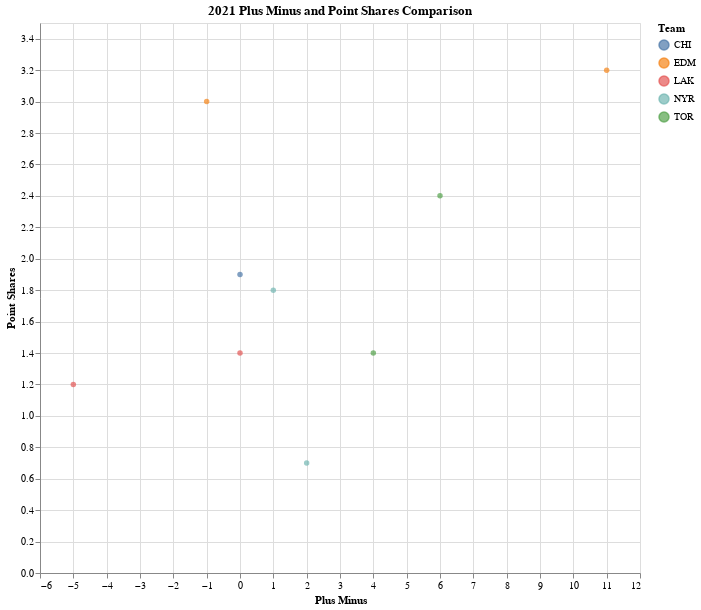

The notebook cell this image was saved under:
### Markdown cell above
What are we seeing here? A couple things quickly stand out based on looking at just Goals and Assists:
* Edmonton's duo are outpacing everyone, putting up 17 G and 34 A - looking like they're going to be off the chart soon
* It's slightly unfair to Patrick Kane, who is currently solely responsible for representing Chicago here. Given Jonathan Toews' injury, we may not see a fair representation of that duo. Despite that, Patrick Kane is still putting up 17 PTS
* We have two defensemen in this group, Drew Doughty and Jacob Trouba, who won't contribute to the offense in the same way as the rest of the group

### Code cell
#hide_input

hover = alt.selection_single(
    on='mouseover',  # select on mouseover
    nearest=True,    # select nearest point to mouse cursor
    empty='none'     # empty selection should match nothing
)

click = alt.selection_multi(
    empty='none' # empty selection matches no points
)

# scatter plot encodings shared by all marks
plot = alt.Chart(ChartDF).mark_circle().encode(
    x=alt.X('+/-:Q', axis=alt.Axis(title='Plus Minus')),
    y=alt.Y('PS:Q', axis=alt.Axis(title='Point Shares')),
    tooltip=['+/-:Q', 'PS:Q'],
    color= alt.Color("Tm", legend = alt.Legend(title = "Team"))
).properties(
    title = "2021 Plus Minus and Point Shares Comparison"
) 
    
# shared base for new layers
base = plot.transform_filter(
    hover | click # filter to points in either selection
)

# layer scatter plot points, halo annotations, and title labels
alt.layer(
    plot.add_selection(hover).add_selection(click).add_selection(alt.selection_interval(bind='scales')),
    base.mark_point(size=100, stroke='firebrick', strokeWidth=1),
    base.mark_text(dx=4, dy=-8, align='right', stroke='white', strokeWidth=2).encode(text='Player:N'),
    base.mark_text(dx=4, dy=-8, align='right').encode(text='Player:N'),
    data=ChartDF
).properties(
    width=600,
    height=550
)

### Figure 1 — Vega-Lite specification as saved in the notebook (floating-point values rounded to 4 significant figures)
{"config": {"view": {"continuousWidth": 400, "continuousHeight": 300}}, "layer": [{"mark": "circle", "encoding": {"color": {"type": "nominal", "field": "Tm", "legend": {"title": "Team"}}, "tooltip": [{"type": "quantitative", "field": "+/-"}, {"type": "quantitative", "field": "PS"}], "x": {"type": "quantitative", "axis": {"title": "Plus Minus"}, "field": "+/-"}, "y": {"type": "quantitative", "axis": {"title": "Point Shares"}, "field": "PS"}}, "selection": {"selector004": {"type": "single", "on": "mouseover", "nearest": true, "empty": "none"}, "selector005": {"type": "multi", "empty": "none"}, "selector006": {"type": "interval", "bind": "scales"}}, "title": "2021 Plus Minus and Point Shares Comparison"}, {"mark": {"type": "point", "size": 100, "stroke": "firebrick", "strokeWidth": 1}, "encoding": {"color": {"type": "nominal", "field": "Tm", "legend": {"title": "Team"}}, "tooltip": [{"type": "quantitative", "field": "+/-"}, {"type": "quantitative", "field": "PS"}], "x": {"type": "quantitative", "axis": {"title": "Plus Minus"}, "field": "+/-"}, "y": {"type": "quantitative", "axis": {"title": "Point Shares"}, "field": "PS"}}, "title": "2021 Plus Minus and Point Shares Comparison", "transform": [{"filter": {"selection": {"or": ["selector004", "selector005"]}}}]}, {"mark": {"type": "text", "align": "right", "dx": 4, "dy": -8, "stroke": "white", "strokeWidth": 2}, "encoding": {"color": {"type": "nominal", "field": "Tm", "legend": {"title": "Team"}}, "text": {"type": "nominal", "field": "Player"}, "tooltip": [{"type": "quantitative", "field": "+/-"}, {"type": "quantitative", "field": "PS"}], "x": {"type": "quantitative", "axis": {"title": "Plus Minus"}, "field": "+/-"}, "y": {"type": "quantitative", "axis": {"title": "Point Shares"}, "field": "PS"}}, "title": "2021 Plus Minus and Point Shares Comparison", "transform": [{"filter": {"selection": {"or": ["selector004", "selector005"]}}}]}, {"mark": {"type": "text", "align": "right", "dx": 4, "dy": -8}, "encoding": {"color": {"type": "nominal", "field": "Tm", "legend": {"title": "Team"}}, "text": {"type": "nominal", "field": "Player"}, "tooltip": [{"type": "quantitative", "field": "+/-"}, {"type": "quantitative", "field": "PS"}], "x": {"type": "quantitative", "axis": {"title": "Plus Minus"}, "field": "+/-"}, "y": {"type": "quantitative", "axis": {"title": "Point Shares"}, "field": "PS"}}, "title": "2021 Plus Minus and Point Shares Comparison", "transform": [{"filter": {"selection": {"or": ["selector004", "selector005"]}}}]}], "data": {"name": "data-e79bff10ed17024ee630b1932ef148ec"}, "height": 550, "width": 600, "$schema": "https://vega.github.io/schema/vega-lite/v4.8.1.json", "datasets": {"data-e79bff10ed17024ee630b1932ef148ec": [{"Rk": 160, "Player": "Drew Doughty", "Age": 31, "Tm": "LAK", "Pos": "D", "GP": 12, "G": 3, "A": 5, "PTS": 8, "+/-": -5, "PIM": 4, "PS": 1.2, "EV": 1, "PP": 2, "SH": 0, "GW": 0, "EV.1": 2, "PP.1": 3, "SH.1": 0, "S": 21, "S%": 14.3, "TOI": 323, "ATOI": "26:55", "BLK": 23, "HIT": 15, "FOW": 0, "FOL": 0, "FO%": null}, {"Rk": 163, "Player": "Leon Draisaitl", "Age": 25, "Tm": "EDM", "Pos": "C", "GP": 15, "G": 8, "A": 17, "PTS": 25, "+/-": 11, "PIM": 4, "PS": 3.2, "EV": 3, "PP": 4, "SH": 1, "GW": 3, "EV.1": 12, "PP.1": 5, "SH.1": 0, "S": 43, "S%": 18.6, "TOI": 333, "ATOI": "22:10", "BLK": 7, "HIT": 11, "FOW": 173, "FOL": 122, "FO%": 58.6}, {"Rk": 343, "Player": "Patrick Kane", "Age": 32, "Tm": "CHI", "Pos": "RW", "GP": 14, "G": 6, "A": 11, "PTS": 17, "+/-": 0, "PIM": 8, "PS": 1.9, "EV": 5, "PP": 1, "SH": 0, "GW": 0, "EV.1": 6, "PP.1": 5, "SH.1": 0, "S": 52, "S%": 11.5, "TOI": 308, "ATOI": "21:58", "BLK": 7, "HIT": 3, "FOW": 0, "FOL": 0, "FO%": null}, {"Rk": 368, "Player": "Anze Kopitar", "Age": 33, "Tm": "LAK", "Pos": "C", "GP": 12, "G": 3, "A": 12, "PTS": 15, "+/-": 0, "PIM": 2, "PS": 1.4, "EV": 3, "PP": 0, "SH": 0, "GW": 1, "EV.1": 4, "PP.1": 8, "SH.1": 0, "S": 28, "S%": 10.7, "TOI": 265, "ATOI": "22:05", "BLK": 8, "HIT": 13, "FOW": 137, "FOL": 116, "FO%": 54.2}, {"Rk": 449, "Player": "Auston Matthews", "Age": 23, "Tm": "TOR", "Pos": "C", "GP": 12, "G": 11, "A": 4, "PTS": 15, "+/-": 6, "PIM": 2, "PS": 2.4, "EV": 8, "PP": 3, "SH": 0, "GW": 5, "EV.1": 4, "PP.1": 0, "SH.1": 0, "S": 52, "S%": 21.2, "TOI": 264, "ATOI": "21:58", "BLK": 11, "HIT": 19, "FOW": 116, "FOL": 101, "FO%": 53.5}, {"Rk": 457, "Player": "Connor McDavid", "Age": 24, "Tm": "EDM", "Pos": "C", "GP": 15, "G": 9, "A": 18, "PTS": 27, "+/-": -1, "PIM": 10, "PS": 3.0, "EV": 5, "PP": 4, "SH": 0, "GW": 3, "EV.1": 11, "PP.1": 7, "SH.1": 0, "S": 54, "S%": 16.7, "TOI": 337, "ATOI": "22:28", "BLK": 6, "HIT": 18, "FOW": 101, "FOL": 100, "FO%": 50.2}, {"Rk": 525, "Player": "Artemi Panarin", "Age": 29, "Tm": "NYR", "Pos": "LW", "GP": 11, "G": 5, "A": 10, "PTS": 15, "+/-": 1, "PIM": 0, "PS": 1.8, "EV": 3, "PP": 2, "SH": 0, "GW": 0, "EV.1": 6, "PP.1": 4, "SH.1": 0, "S": 33, "S%": 15.2, "TOI": 235, "ATOI": "21:19", "BLK": 0, "HIT": 5, "FOW": 0, "FOL": 1, "FO%": 0.0}, {"Rk": 674, "Player": "John Tavares", "Age": 30, "Tm": "TOR", "Pos": "C", "GP": 13, "G": 5, "A": 7, "PTS": 12, "+/-": 4, "PIM": 6, "PS": 1.4, "EV": 1, "PP": 4, "SH": 0, "GW": 1, "EV.1": 5, "PP.1": 2, "SH.1": 0, "S": 36, "S%": 13.9, "TOI": 234, "ATOI": "17:58", "BLK": 4, "HIT": 18, "FOW": 114, "FOL": 78, "FO%": 59.4}, {"Rk": 696, "Player": "Jacob Trouba", "Age": 26, "Tm": "NYR", "Pos": "D", "GP": 11, "G": 0, "A": 2, "PTS": 2, "+/-": 2, "PIM": 8, "PS": 0.7, "EV": 0, "PP": 0, "SH": 0, "GW": 0, "EV.1": 2, "PP.1": 0, "SH.1": 0, "S": 19, "S%": 0.0, "TOI": 248, "ATOI": "22:31", "BLK": 25, "HIT": 38, "FOW": 0, "FOL": 0, "FO%": null}]}}
